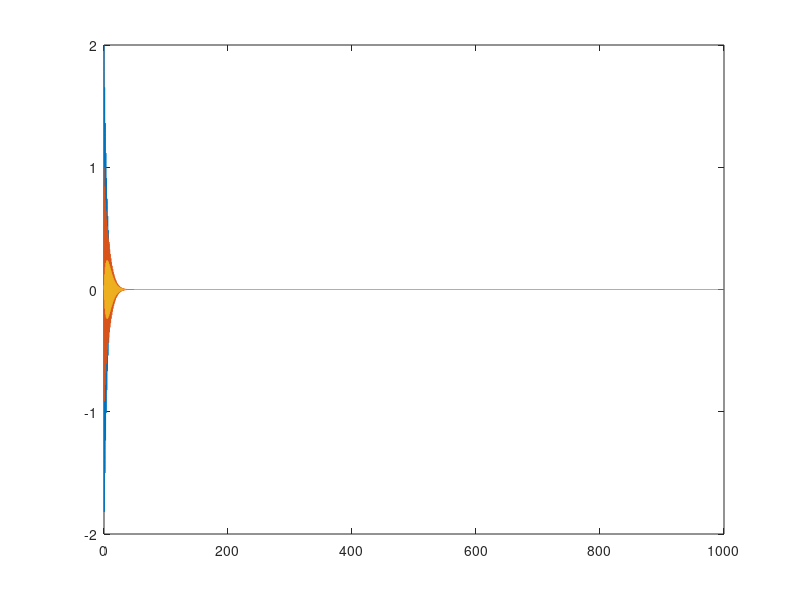

Here is the MATLAB script that generated this plot: (Note: this script raises an error after producing the figure.)
phi = [ 1,  1,  1;
        2, -1, -1;
        1, -1,  0];
% phi = [ 1,  1, 0;
%         1, -1, 0];
f = [1, 1.02, 15];
z = [0.03, 0.03, 0.02];
d = [0, 0, 0];

phi(:, 3) = 0*phi(:, 3);

%%

L = 2i*pi*f.*sqrt(1-z.^2) - 2*pi*z.*f;

t = linspace(0, 1000, 100000);
x = zeros(size(t));
for k = 1:length(f)
    x = x + real(phi(:, k)*exp(L(k)*t+d(k)));
end

% % test idee
% x = [x; x; x; x];

figure;
plt = plot(t, x);

%%

fmin = 0;
fmax = 20;
lag = 5/(2*pi*f(1)*z(1));

WaveletMenu('WaveletPlot', plt, 'fmin', fmin, 'fmax', fmax, 'RemoveMean', true,...
    'AutocorrelationMode', true, 'AutocorrelationSVDMode', true, 'AutocorrelationFourierSVDMode', true,...
    'AutocorrelationMaxLag', lag, 'AutocorrelationNsvd', 2, 'FourierScale', 'log');
